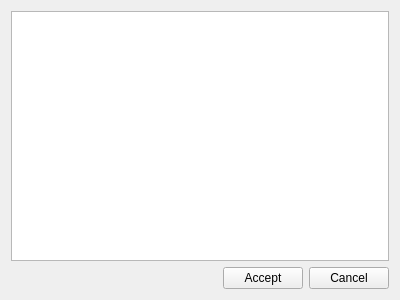
<?xml version="1.0" encoding="UTF-8"?>
<ui version="4.0">
 <class>ListWhiteDialog</class>
 <widget class="QWidget" name="ListWhiteDialog">
  <property name="geometry">
   <rect>
    <x>0</x>
    <y>0</y>
    <width>400</width>
    <height>300</height>
   </rect>
  </property>
  <property name="windowTitle">
   <string>White List Dialog</string>
  </property>
  <layout class="QVBoxLayout" name="verticalLayout">
   <item>
    <widget class="QTableView" name="tvWhiteList"/>
   </item>
   <item>
    <layout class="QHBoxLayout" name="horizontalLayout_2">
     <item>
      <spacer name="horizontalSpacer">
       <property name="orientation">
        <enum>Qt::Horizontal</enum>
       </property>
       <property name="sizeHint" stdset="0">
        <size>
         <width>40</width>
         <height>20</height>
        </size>
       </property>
      </spacer>
     </item>
     <item>
      <layout class="QHBoxLayout" name="horizontalLayout">
       <item>
        <widget class="QPushButton" name="pbAccept">
         <property name="text">
          <string>Accept</string>
         </property>
        </widget>
       </item>
       <item>
        <widget class="QPushButton" name="pbCancel">
         <property name="text">
          <string>Cancel</string>
         </property>
        </widget>
       </item>
      </layout>
     </item>
    </layout>
   </item>
  </layout>
 </widget>
 <resources/>
 <connections/>
</ui>
